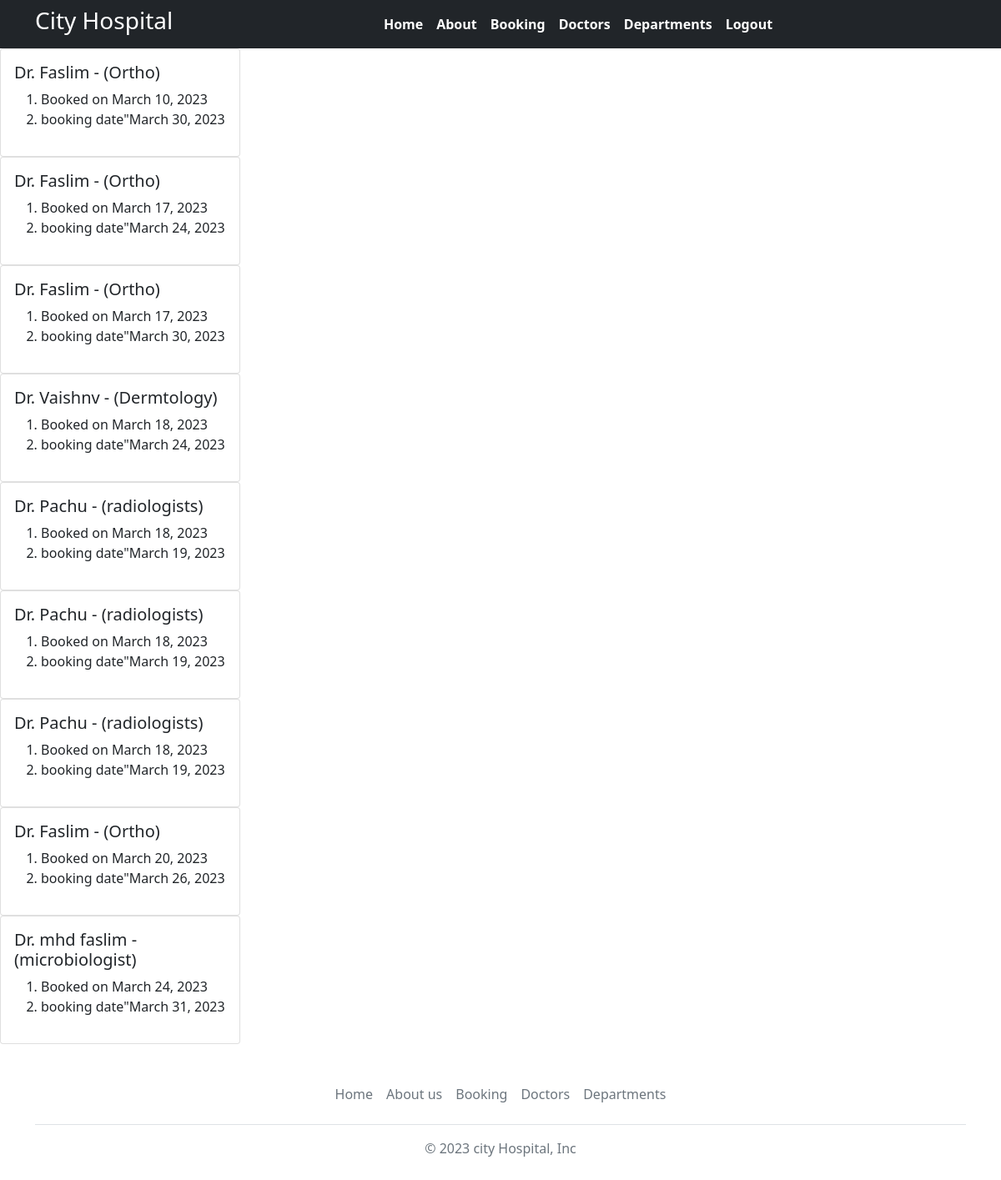
/mybooking/, run on the app's committed database.
### home/models.py (models this page shows)
class Booking(models.Model):
    p_name = models.CharField(max_length=255)
    p_phone= models.CharField(max_length=10)
    p_email=models.EmailField()
    doc_name=models.ForeignKey(Doctors,on_delete=models.CASCADE)
    booking_date=models.DateField()
    booked_on=models.DateField(auto_now=True)

class Doctors(models.Model):
    doc_name = models.CharField(max_length=255)
    doc_spec =models.CharField(max_length=255)
    dep_name =models.ForeignKey(Departments,on_delete=models.CASCADE)
    doc_image =models.ImageField(upload_to='doctors')
    def __str__(self):
        return 'Dr. ' + self.doc_name + ' - (' + self.doc_spec + ')'

### home/views.py (the view)
# urls.py: path('mybooking/',views.mybooking,name='mybooking'),
def mybooking(request):
    booking= Booking.objects.all()
    d = {'booking': booking}
    return render(request,'mybooking.html',d)

### home/templates/mybooking.html (shortened to what this page needs)
<!DOCTYPE html>
{% load static %}
<html>
  <head>
    <link rel="stylesheet"
      href="
      https://cdn.jsdelivr.net/npm/bootstrap@5.1.3/dist/css/bootstrap.min.css ">
    <link rel="stylesheet"
      href="https://use.fontawesome.com/releases/v5.2.0/css/all.css">
    <link rel="stylesheet" href="{% static '/css/style.css' %}">
<link rel="stylesheet" href="https://cdn.jsdelivr.net/npm/@fortawesome/fontawesome-free@6.2.1/css/fontawesome.min.css">
  </head>
  <body>
    <nav class="navbar bg-dark navbar-expand-md ">
      <div class="container">
        <div class="col-2 text-left pl-md-0">
          <h3 class="text-white"> City Hospital </h3>
        </div>
        <div
          class="collapse navbar-collapse justify-content-center col-md-8
          navbar-collapse-3">
          <ul class="navbar-nav justify-content-center fw-bold">
            <li class="nav-item active">
              <a class="nav-link text-white" href="{% url 'home' %}">Home </a>
            </li>
            <li class="nav-item">
              <a class="nav-link text-white" href="{% url 'about' %}">About</a>
            </li>
            <li class="nav-item">
              <a class="nav-link text-white" href="{% url 'booking' %}">Booking</a>
            </li>
            <li class="nav-item">
              <a class="nav-link text-white" href="{% url 'doctors' %}">Doctors</a>
            </li>
            <li class="nav-item">
              <a class="nav-link text-white" href="{% url 'department' %}">Departments</a>
            </li>
            <li class="nav-item">
              <a class="nav-link text-white" href="{% url 'login' %}">Logout</a>
            </li>
          </ul>
        </div>
      </div>
    </nav>
    {% for i in booking %}
<div class="card" style="width: 18rem;">
    <div class="card-body">
        <h5 class="card-title">{{i.doc_name}}</h5>
        <ol>
            <li>Booked on {{i.booked_on}}</li>
            <li> booking date"{{i.booking_date}}</li>
        </ol>
    </div>
</div>
{% endfor %}
    <div class="container ">
      <footer class="py-3 my-4">
        <ul class="nav justify-content-center border-bottom pb-3 mb-3">
          <li class="nav-item li-1"><a href="{% url 'home' %}" class="nav-link px-2 text-muted">Home</a></li>
          <li class="nav-item li-1"><a href="{% url 'about' %}" class="nav-link px-2 text-muted">About us</a></li>
          <li class="nav-item li-1"><a href="{% url 'booking' %}" class="nav-link px-2 text-muted">Booking</a></li>
          <li class="nav-item li-1"><a href="{% url 'doctors' %}" class="nav-link px-2 text-muted">Doctors</a></li>
          <li class="nav-item li-1"><a href="{% url 'department' %}" class="nav-link px-2 text-muted">Departments</a></li>
        </ul>
        <p class="text-center text-muted li-1">&copy; 2023 city Hospital, Inc</p>
      </footer>
    </div>
  </body>
</html>

### data on the page
Booking: doc_name "Dr. Faslim - (Ortho)", booked_on "March 10, 2023", booking_date "March 30, 2023"
Booking: doc_name "Dr. Faslim - (Ortho)", booked_on "March 17, 2023", booking_date "March 24, 2023"
Booking: doc_name "Dr. Faslim - (Ortho)", booked_on "March 17, 2023", booking_date "March 30, 2023"
Booking: doc_name "Dr. Vaishnv - (Dermtology)", booked_on "March 18, 2023", booking_date "March 24, 2023"
Booking: doc_name "Dr. Pachu - (radiologists)", booked_on "March 18, 2023", booking_date "March 19, 2023"
Booking: doc_name "Dr. Pachu - (radiologists)", booked_on "March 18, 2023", booking_date "March 19, 2023"
Booking: doc_name "Dr. Pachu - (radiologists)", booked_on "March 18, 2023", booking_date "March 19, 2023"
Booking: doc_name "Dr. Faslim - (Ortho)", booked_on "March 20, 2023", booking_date "March 26, 2023"
Booking: doc_name "Dr. mhd faslim - (microbiologist)", booked_on "March 24, 2023", booking_date "March 31, 2023"
